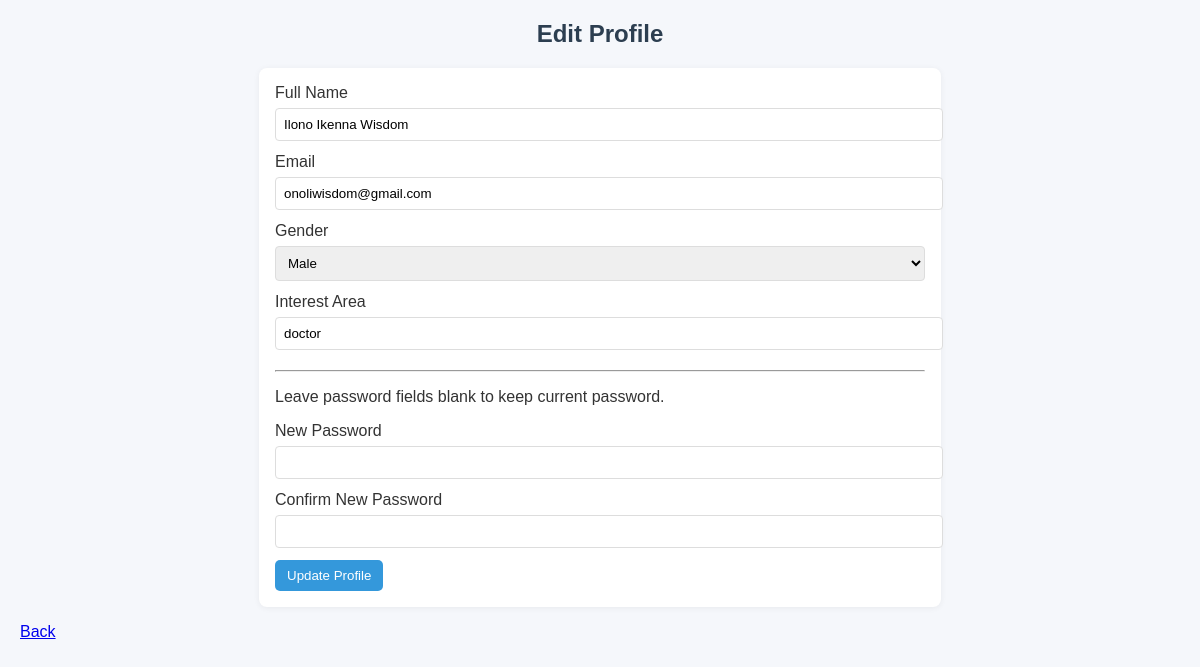
/5_Application/pages/update_profile.php (signed in), run on the app's committed database.
### tables this page shows
CREATE TABLE `students` (
  `student_id` int(11) NOT NULL,
  `full_name` varchar(120) NOT NULL,
  `email` varchar(120) NOT NULL,
  `gender` enum('Male','Female') NOT NULL,
  `interest_area` varchar(150) DEFAULT NULL,
  `password_hash` varchar(255) NOT NULL,
  `registered_at` timestamp NOT NULL DEFAULT current_timestamp()
);

### 5_Application/pages/update_profile.php (the view, shortened to what this page needs)
<?php
require_once '../includes/db_connect.php';
$student_id = $_SESSION['student_id'];
$stmt = $conn->prepare("SELECT full_name, email, gender, interest_area FROM students WHERE student_id = ?");
$stmt->bind_param("i", $student_id);
$stmt->execute();
$cur = $stmt->get_result()->fetch_assoc();
?>
<!DOCTYPE html>
<html>
<head><meta charset="utf-8"><title>Edit Profile</title><link rel="stylesheet" href="../assets/style.css"></head>
<body>
<h2>Edit Profile</h2>
<form method="post">
    <label>Full Name</label><br><input type="text" name="full_name" value="<?php echo htmlspecialchars($cur['full_name']); ?>" required><br>
    <label>Email</label><br><input type="email" name="email" value="<?php echo htmlspecialchars($cur['email']); ?>" required><br>
    <label>Gender</label><br>
    <select name="gender">
    <option <?php if($cur['gender']=='Male') echo 'selected'; ?>>Male</option>
    </select><br>
    <label>Interest Area</label><br><input type="text" name="interest" value="<?php echo htmlspecialchars($cur['interest_area']); ?>" required><br>
    <hr>
    <p>Leave password fields blank to keep current password.</p>
    <label>New Password</label><br><input type="password" name="password"><br>
    <label>Confirm New Password</label><br><input type="password" name="confirm_password"><br>
    <input type="submit" value="Update Profile">
</form>
<p><a href="student_dashboard.php">Back</a></p>
</body>
</html>

### 5_Application/assets/style.css (style rules this page uses)
body { font-family: Arial, sans-serif; background: #f5f7fb; color: #333; margin: 20px; }
h1, h2 { color: #2c3e50; text-align: center; }
form { background: #fff; padding: 16px; border-radius: 8px; width: 650px; margin: 12px auto; box-shadow: 0 1px 6px rgba(0,0,0,0.06); }
input[type="text"], input[type="email"], input[type="password"], select, textarea, input[type="number"] { width: 100%; padding: 8px; margin: 6px 0 12px 0; border: 1px solid #ddd; border-radius: 4px; }
input[type="submit"], button { background: #3498db; color: #fff; padding: 8px 12px; border: none; border-radius: 5px; cursor: pointer; }

### data on the page
students: full_name "Ilono Ikenna Wisdom", email "onoliwisdom@gmail.com", gender "Male", interest "doctor"
